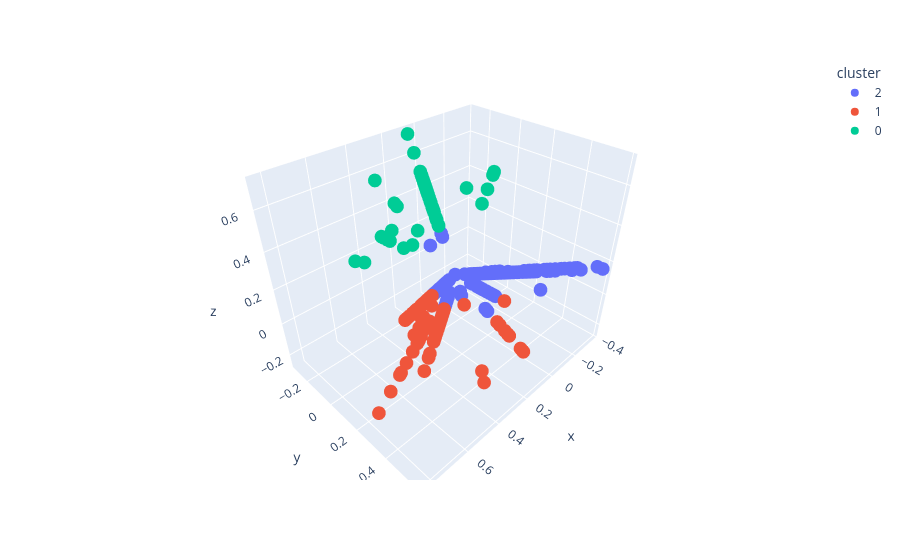

Notebook source saved alongside this figure:
### Code cell
px.scatter_3d(references, x="x", y="y", z="z", color="cluster")

### Figure 1 — Plotly figure (JSON) as saved in the notebook; plotly's stock layout.template omitted (floating-point values rounded to 4 significant figures; data arrays with more than 128 entries replaced by an {"elided": "..."} marker saying what was removed)
{"data": [{"hovertemplate": "cluster=2<br>x=%{x}<br>y=%{y}<br>z=%{z}<extra></extra>", "legendgroup": "2", "marker": {"color": "#636efa", "symbol": "circle"}, "mode": "markers", "name": "2", "scene": "scene", "showlegend": true, "type": "scatter3d", "x": {"elided": "3833 float values"}, "y": {"elided": "3833 float values"}, "z": {"elided": "3833 float values"}}, {"hovertemplate": "cluster=1<br>x=%{x}<br>y=%{y}<br>z=%{z}<extra></extra>", "legendgroup": "1", "marker": {"color": "#EF553B", "symbol": "circle"}, "mode": "markers", "name": "1", "scene": "scene", "showlegend": true, "type": "scatter3d", "x": {"elided": "642 float values"}, "y": {"elided": "642 float values"}, "z": {"elided": "642 float values"}}, {"hovertemplate": "cluster=0<br>x=%{x}<br>y=%{y}<br>z=%{z}<extra></extra>", "legendgroup": "0", "marker": {"color": "#00cc96", "symbol": "circle"}, "mode": "markers", "name": "0", "scene": "scene", "showlegend": true, "type": "scatter3d", "x": {"elided": "332 float values"}, "y": {"elided": "332 float values"}, "z": {"elided": "332 float values"}}], "layout": {"legend": {"title": {"text": "cluster"}, "tracegroupgap": 0}, "margin": {"t": 60}, "scene": {"domain": {"x": [0, 1], "y": [0, 1]}, "xaxis": {"title": {"text": "x"}}, "yaxis": {"title": {"text": "y"}}, "zaxis": {"title": {"text": "z"}}}}}
